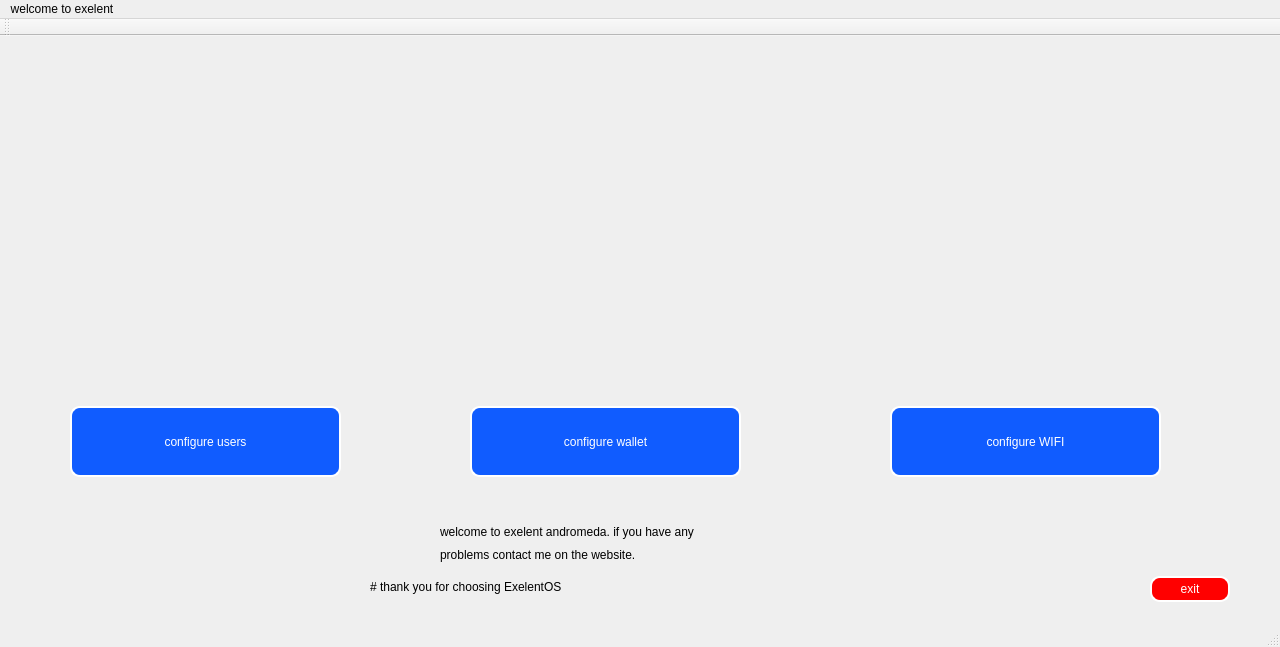
<?xml version="1.0" encoding="UTF-8"?>
<ui version="4.0">
 <class>MainWindow</class>
 <widget class="QMainWindow" name="MainWindow">
  <property name="geometry">
   <rect>
    <x>0</x>
    <y>0</y>
    <width>1280</width>
    <height>647</height>
   </rect>
  </property>
  <property name="windowTitle">
   <string>Welcome To ExelentOS</string>
  </property>
  <property name="windowIcon">
   <iconset resource="welcome.qrc">
    <normaloff>:/images/icon.png</normaloff>:/images/icon.png</iconset>
  </property>
  <property name="windowOpacity">
   <double>10.000000000000000</double>
  </property>
  <widget class="QWidget" name="centralwidget">
   <widget class="QPushButton" name="wifi">
    <property name="geometry">
     <rect>
      <x>70</x>
      <y>370</y>
      <width>271</width>
      <height>71</height>
     </rect>
    </property>
    <property name="styleSheet">
     <string notr="true">QPushButton
{
background-color: rgb(16, 92, 255);
color: rgb(255, 255, 255);
border-style: outset;
border-width: 2px;
border-radius:10px;
border-color: white;
}
QPushButton:hover:!pressed
{
  border-color:green;
}

</string>
    </property>
    <property name="text">
     <string>configure users</string>
    </property>
   </widget>
   <widget class="QPushButton" name="lang">
    <property name="geometry">
     <rect>
      <x>470</x>
      <y>370</y>
      <width>271</width>
      <height>71</height>
     </rect>
    </property>
    <property name="styleSheet">
     <string notr="true">QPushButton
{
background-color: rgb(16, 92, 255);
color: rgb(255, 255, 255);
border-style: outset;
border-width: 2px;
border-radius:10px;
border-color: white;
}
QPushButton:hover:!pressed
{
  border-color:green;
}

</string>
    </property>
    <property name="text">
     <string>configure wallet</string>
    </property>
   </widget>
   <widget class="QPushButton" name="time">
    <property name="geometry">
     <rect>
      <x>890</x>
      <y>370</y>
      <width>271</width>
      <height>71</height>
     </rect>
    </property>
    <property name="styleSheet">
     <string notr="true">QPushButton
{
background-color: rgb(16, 92, 255);
color: rgb(255, 255, 255);
border-style: outset;
border-width: 2px;
border-radius:10px;
border-color: white;
}
QPushButton:hover:!pressed
{
  border-color:green;
}

</string>
    </property>
    <property name="text">
     <string>configure WIFI</string>
    </property>
   </widget>
   <widget class="QLabel" name="image">
    <property name="geometry">
     <rect>
      <x>120</x>
      <y>-80</y>
      <width>931</width>
      <height>541</height>
     </rect>
    </property>
    <property name="text">
     <string/>
    </property>
    <property name="pixmap">
     <pixmap resource="welcome.qrc">:/images/exelent.png</pixmap>
    </property>
    <property name="scaledContents">
     <bool>true</bool>
    </property>
   </widget>
   <widget class="QLabel" name="stars">
    <property name="geometry">
     <rect>
      <x>70</x>
      <y>10</y>
      <width>51</width>
      <height>61</height>
     </rect>
    </property>
    <property name="text">
     <string/>
    </property>
    <property name="pixmap">
     <pixmap resource="welcome.qrc">:/images/stars.png</pixmap>
    </property>
    <property name="scaledContents">
     <bool>true</bool>
    </property>
   </widget>
   <widget class="QLabel" name="stars_2">
    <property name="geometry">
     <rect>
      <x>1110</x>
      <y>20</y>
      <width>51</width>
      <height>61</height>
     </rect>
    </property>
    <property name="text">
     <string/>
    </property>
    <property name="pixmap">
     <pixmap resource="welcome.qrc">:/images/stars.png</pixmap>
    </property>
    <property name="scaledContents">
     <bool>true</bool>
    </property>
   </widget>
   <widget class="QLabel" name="stars_3">
    <property name="geometry">
     <rect>
      <x>1000</x>
      <y>510</y>
      <width>51</width>
      <height>61</height>
     </rect>
    </property>
    <property name="text">
     <string/>
    </property>
    <property name="pixmap">
     <pixmap resource="welcome.qrc">:/images/stars.png</pixmap>
    </property>
    <property name="scaledContents">
     <bool>true</bool>
    </property>
   </widget>
   <widget class="QLabel" name="stars_4">
    <property name="geometry">
     <rect>
      <x>40</x>
      <y>290</y>
      <width>51</width>
      <height>61</height>
     </rect>
    </property>
    <property name="text">
     <string/>
    </property>
    <property name="pixmap">
     <pixmap resource="welcome.qrc">:/images/stars.png</pixmap>
    </property>
    <property name="scaledContents">
     <bool>true</bool>
    </property>
   </widget>
   <widget class="QLabel" name="stars_5">
    <property name="geometry">
     <rect>
      <x>340</x>
      <y>220</y>
      <width>51</width>
      <height>61</height>
     </rect>
    </property>
    <property name="text">
     <string/>
    </property>
    <property name="pixmap">
     <pixmap resource="welcome.qrc">:/images/stars.png</pixmap>
    </property>
    <property name="scaledContents">
     <bool>true</bool>
    </property>
   </widget>
   <widget class="QLabel" name="stars_6">
    <property name="geometry">
     <rect>
      <x>180</x>
      <y>510</y>
      <width>51</width>
      <height>61</height>
     </rect>
    </property>
    <property name="text">
     <string/>
    </property>
    <property name="pixmap">
     <pixmap resource="welcome.qrc">:/images/stars.png</pixmap>
    </property>
    <property name="scaledContents">
     <bool>true</bool>
    </property>
   </widget>
   <widget class="QLabel" name="stars_7">
    <property name="geometry">
     <rect>
      <x>1030</x>
      <y>230</y>
      <width>51</width>
      <height>61</height>
     </rect>
    </property>
    <property name="text">
     <string/>
    </property>
    <property name="pixmap">
     <pixmap resource="welcome.qrc">:/images/stars.png</pixmap>
    </property>
    <property name="scaledContents">
     <bool>true</bool>
    </property>
   </widget>
   <widget class="QLabel" name="stars_8">
    <property name="geometry">
     <rect>
      <x>10</x>
      <y>80</y>
      <width>231</width>
      <height>111</height>
     </rect>
    </property>
    <property name="text">
     <string/>
    </property>
    <property name="pixmap">
     <pixmap resource="welcome.qrc">:/images/shooting.png</pixmap>
    </property>
    <property name="scaledContents">
     <bool>true</bool>
    </property>
   </widget>
   <widget class="QLabel" name="stars_9">
    <property name="geometry">
     <rect>
      <x>950</x>
      <y>50</y>
      <width>181</width>
      <height>171</height>
     </rect>
    </property>
    <property name="text">
     <string/>
    </property>
    <property name="pixmap">
     <pixmap resource="welcome.qrc">:/images/rocket.png</pixmap>
    </property>
    <property name="scaledContents">
     <bool>true</bool>
    </property>
   </widget>
   <widget class="QLabel" name="label">
    <property name="geometry">
     <rect>
      <x>440</x>
      <y>470</y>
      <width>291</width>
      <height>51</height>
     </rect>
    </property>
    <property name="text">
     <string>welcome to exelent andromeda. if you have any </string>
    </property>
    <property name="textFormat">
     <enum>Qt::PlainText</enum>
    </property>
   </widget>
   <widget class="QLabel" name="label_2">
    <property name="geometry">
     <rect>
      <x>440</x>
      <y>510</y>
      <width>301</width>
      <height>18</height>
     </rect>
    </property>
    <property name="text">
     <string>problems contact me on the website.</string>
    </property>
    <property name="textFormat">
     <enum>Qt::AutoText</enum>
    </property>
   </widget>
   <widget class="QLabel" name="label_3">
    <property name="geometry">
     <rect>
      <x>370</x>
      <y>530</y>
      <width>501</width>
      <height>41</height>
     </rect>
    </property>
    <property name="text">
     <string># thank you for choosing ExelentOS</string>
    </property>
    <property name="textFormat">
     <enum>Qt::MarkdownText</enum>
    </property>
   </widget>
   <widget class="QPushButton" name="ok">
    <property name="geometry">
     <rect>
      <x>1150</x>
      <y>540</y>
      <width>80</width>
      <height>26</height>
     </rect>
    </property>
    <property name="styleSheet">
     <string notr="true">QPushButton
{
background-color: rgb(255, 0, 0);
color: rgb(255, 255, 255);
border-style: outset;
border-width: 2px;
border-radius:10px;
border-color: white;
}
QPushButton:hover:!pressed
{
  border-color:green;
}

</string>
    </property>
    <property name="text">
     <string>exit</string>
    </property>
   </widget>
   <zorder>image</zorder>
   <zorder>wifi</zorder>
   <zorder>lang</zorder>
   <zorder>time</zorder>
   <zorder>stars</zorder>
   <zorder>stars_2</zorder>
   <zorder>stars_3</zorder>
   <zorder>stars_4</zorder>
   <zorder>stars_5</zorder>
   <zorder>stars_6</zorder>
   <zorder>stars_7</zorder>
   <zorder>stars_8</zorder>
   <zorder>stars_9</zorder>
   <zorder>label</zorder>
   <zorder>label_2</zorder>
   <zorder>label_3</zorder>
   <zorder>ok</zorder>
  </widget>
  <widget class="QMenuBar" name="menubar">
   <property name="geometry">
    <rect>
     <x>0</x>
     <y>0</y>
     <width>1280</width>
     <height>25</height>
    </rect>
   </property>
   <widget class="QMenu" name="menuwelcome_to_exelent">
    <property name="title">
     <string>welcome to exelent</string>
    </property>
   </widget>
   <addaction name="menuwelcome_to_exelent"/>
  </widget>
  <widget class="QToolBar" name="toolBar">
   <property name="windowTitle">
    <string>toolBar</string>
   </property>
   <attribute name="toolBarArea">
    <enum>TopToolBarArea</enum>
   </attribute>
   <attribute name="toolBarBreak">
    <bool>false</bool>
   </attribute>
  </widget>
  <widget class="QStatusBar" name="statusbar"/>
 </widget>
 <resources>
  <include location="welcome.qrc"/>
 </resources>
 <connections/>
</ui>
